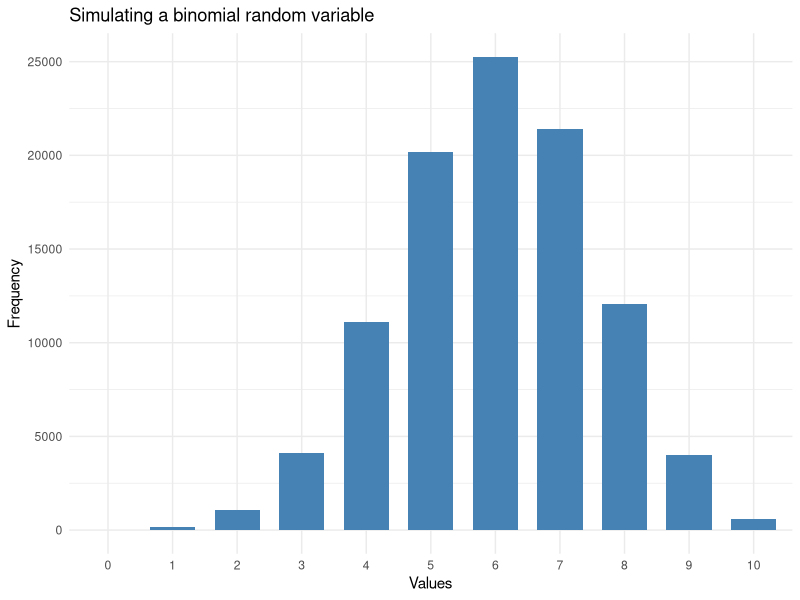
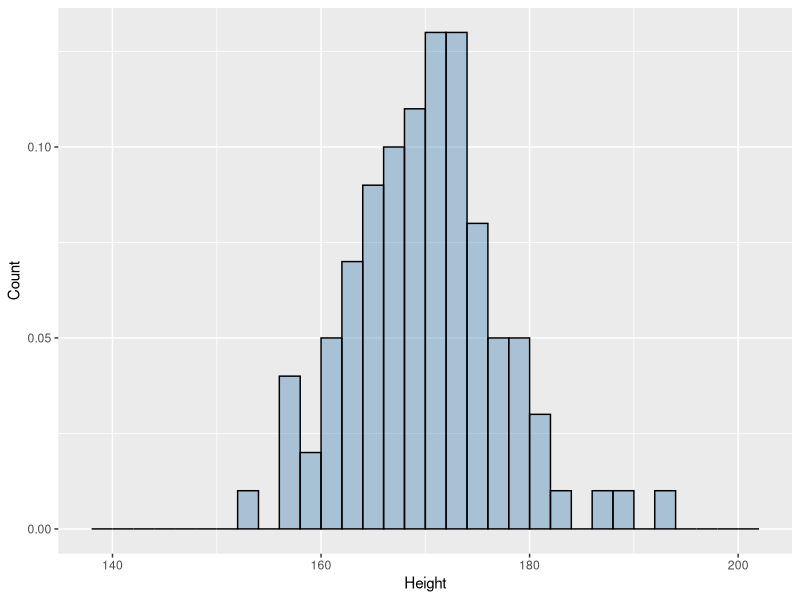

Generate these figures, in order, with R:
## ---- chunk 1
library(ggplot2)
library(dplyr)
## ---- chunk 2
# A fun exercise to simulate the rolling of a fair die
# Sampling space for rolling a pair of fair dice
s = c(1:6)
# Corresponding probabilities
p = (1/6) * replicate(6, 1)
# The sampling process
sample ( s, 1, replace = TRUE, prob = p)
#sample ( s, 2, replace = TRUE, prob = p) 
#second variable is no of times the die is rolled

# The sampling process with simulations replicating more times
nsimulations = 10
simulatedData=replicate (nsimulations, sample ( s, 2, replace = TRUE, prob = p))
str(simulatedData[,1])
## ---- chunk 3
nsimulations = 1e5
simulatedData=replicate (nsimulations, sample ( s, 2, replace = TRUE, prob = p))
# Function to check if the sum of the rolls is at least 7

checkEvent= function(data){
  if (sum(data) >=7 ){
    return(1)
  } else{
    return(0)
  }
}

# Probability that the sum of the rolls is at least 7
#print(simulatedData)
#apply(simulatedData,2, checkEvent)
mean(apply(simulatedData,2, checkEvent))
#since its column by column we set 2 else if you want row by row its 1

# Function to check if the first roll is even
checkRollEven = function(data){
  if(data[1] %%2 ==0){
    return (1)
  } else {
    return (0)
  }
}
# Probability that the first roll is even
mean(apply(simulatedData,2, checkRollEven))
## ---- chunk 4
# Simulating a discrete random variable (n=10, p=.6) drawing a black ball
n = 10
p = 0.6
nsimulations = 1e05
simulatedData = rbinom(nsimulations,n,p)
df=as.data.frame(table(simulatedData))
colnames(df)= c('Value','Frequency')
#head(df)
p=ggplot(data=df)+geom_col(aes(x= Value, y=Frequency), width=0.7, fill ='steelblue')+ggtitle('Simulating a binomial random variable')+ theme_minimal()+ labs(x='Values', y='Frequency')
p
## ---- chunk 5
# Poisson Random Variable, customers showing up a shop
rpois(100, lambda=10)
## ---- chunk 6
# Simulating a continuous random variable - heights of students
mu = 170
sigma = 8
nsimulations = 100
heightData=rnorm(nsimulations, mean = mu, sd = sigma)
df=as.data.frame(heightData)
colnames(df) ='Height'
#head(df)
#mean((df['Height'] >=170) & (df['Height']<=171))
delta=2
p1 = ggplot(df) +
 geom_histogram(aes(x=Height, y = ..count../sum(..count..)), breaks = seq(mu-4*sigma, mu+4*sigma,
by=delta), color = 'black', fill= 'steelblue', alpha = 0.4) +
 labs (x='Height', y= 'Count' )
p1
